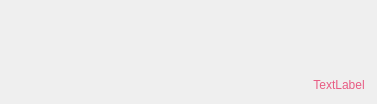
<?xml version="1.0" encoding="UTF-8"?>
<ui version="4.0">
 <class>SeniorConversationItem</class>
 <widget class="QWidget" name="SeniorConversationItem">
  <property name="geometry">
   <rect>
    <x>0</x>
    <y>0</y>
    <width>377</width>
    <height>104</height>
   </rect>
  </property>
  <property name="sizePolicy">
   <sizepolicy hsizetype="Expanding" vsizetype="Preferred">
    <horstretch>0</horstretch>
    <verstretch>0</verstretch>
   </sizepolicy>
  </property>
  <property name="windowTitle">
   <string>Form</string>
  </property>
  <layout class="QHBoxLayout" name="horizontalLayout_5">
   <property name="spacing">
    <number>0</number>
   </property>
   <property name="sizeConstraint">
    <enum>QLayout::SetDefaultConstraint</enum>
   </property>
   <property name="leftMargin">
    <number>0</number>
   </property>
   <property name="topMargin">
    <number>0</number>
   </property>
   <property name="rightMargin">
    <number>0</number>
   </property>
   <property name="bottomMargin">
    <number>0</number>
   </property>
   <item>
    <widget class="QStackedWidget" name="stackedWidget">
     <property name="currentIndex">
      <number>1</number>
     </property>
     <widget class="QWidget" name="page_other">
      <layout class="QHBoxLayout" name="horizontalLayout_4">
       <property name="spacing">
        <number>0</number>
       </property>
       <property name="sizeConstraint">
        <enum>QLayout::SetDefaultConstraint</enum>
       </property>
       <property name="leftMargin">
        <number>0</number>
       </property>
       <property name="topMargin">
        <number>0</number>
       </property>
       <property name="rightMargin">
        <number>0</number>
       </property>
       <property name="bottomMargin">
        <number>0</number>
       </property>
       <item alignment="Qt::AlignHCenter">
        <widget class="QWidget" name="HeadWidget_2" native="true">
         <property name="minimumSize">
          <size>
           <width>90</width>
           <height>104</height>
          </size>
         </property>
         <property name="maximumSize">
          <size>
           <width>90</width>
           <height>104</height>
          </size>
         </property>
         <property name="styleSheet">
          <string notr="true"/>
         </property>
         <layout class="QVBoxLayout" name="verticalLayout_5">
          <property name="spacing">
           <number>0</number>
          </property>
          <property name="leftMargin">
           <number>0</number>
          </property>
          <property name="topMargin">
           <number>0</number>
          </property>
          <property name="rightMargin">
           <number>0</number>
          </property>
          <property name="bottomMargin">
           <number>0</number>
          </property>
          <item alignment="Qt::AlignHCenter">
           <widget class="HeadImg" name="img_other" native="true">
            <property name="minimumSize">
             <size>
              <width>76</width>
              <height>76</height>
             </size>
            </property>
            <property name="maximumSize">
             <size>
              <width>76</width>
              <height>76</height>
             </size>
            </property>
           </widget>
          </item>
          <item>
           <widget class="QLabel" name="name_other">
            <property name="minimumSize">
             <size>
              <width>0</width>
              <height>24</height>
             </size>
            </property>
            <property name="maximumSize">
             <size>
              <width>16777215</width>
              <height>24</height>
             </size>
            </property>
            <property name="styleSheet">
             <string notr="true">font: 16px &quot;Microsoft YaHei UI&quot;;
color: rgb(78, 91, 193);</string>
            </property>
            <property name="text">
             <string>TextLabel</string>
            </property>
            <property name="alignment">
             <set>Qt::AlignHCenter|Qt::AlignTop</set>
            </property>
           </widget>
          </item>
         </layout>
        </widget>
       </item>
       <item>
        <layout class="QVBoxLayout" name="verticalLayout">
         <property name="spacing">
          <number>0</number>
         </property>
         <item>
          <layout class="QHBoxLayout" name="horizontalLayout_6">
           <item>
            <widget class="OtherSectionWidget" name="other_dlg" native="true">
             <property name="sizePolicy">
              <sizepolicy hsizetype="Preferred" vsizetype="Expanding">
               <horstretch>0</horstretch>
               <verstretch>0</verstretch>
              </sizepolicy>
             </property>
             <property name="styleSheet">
              <string notr="true"/>
             </property>
            </widget>
           </item>
           <item>
            <widget class="QPushButton" name="praise_btn">
             <property name="minimumSize">
              <size>
               <width>52</width>
               <height>52</height>
              </size>
             </property>
             <property name="maximumSize">
              <size>
               <width>52</width>
               <height>52</height>
              </size>
             </property>
             <property name="text">
              <string/>
             </property>
            </widget>
           </item>
           <item>
            <spacer name="horizontalSpacer_5">
             <property name="orientation">
              <enum>Qt::Horizontal</enum>
             </property>
             <property name="sizeHint" stdset="0">
              <size>
               <width>40</width>
               <height>20</height>
              </size>
             </property>
            </spacer>
           </item>
          </layout>
         </item>
         <item>
          <layout class="QHBoxLayout" name="horizontalLayout">
           <property name="spacing">
            <number>6</number>
           </property>
           <item>
            <widget class="StarsWidget" name="star_other" native="true">
             <property name="minimumSize">
              <size>
               <width>100</width>
               <height>21</height>
              </size>
             </property>
             <property name="maximumSize">
              <size>
               <width>100</width>
               <height>21</height>
              </size>
             </property>
             <property name="styleSheet">
              <string notr="true"/>
             </property>
            </widget>
           </item>
           <item>
            <spacer name="verticalSpacer_2">
             <property name="orientation">
              <enum>Qt::Vertical</enum>
             </property>
             <property name="sizeType">
              <enum>QSizePolicy::Fixed</enum>
             </property>
             <property name="sizeHint" stdset="0">
              <size>
               <width>20</width>
               <height>21</height>
              </size>
             </property>
            </spacer>
           </item>
           <item>
            <spacer name="horizontalSpacer">
             <property name="orientation">
              <enum>Qt::Horizontal</enum>
             </property>
             <property name="sizeType">
              <enum>QSizePolicy::Expanding</enum>
             </property>
             <property name="sizeHint" stdset="0">
              <size>
               <width>40</width>
               <height>0</height>
              </size>
             </property>
            </spacer>
           </item>
          </layout>
         </item>
        </layout>
       </item>
      </layout>
     </widget>
     <widget class="QWidget" name="page_self">
      <layout class="QHBoxLayout" name="horizontalLayout_3">
       <property name="spacing">
        <number>6</number>
       </property>
       <property name="sizeConstraint">
        <enum>QLayout::SetDefaultConstraint</enum>
       </property>
       <property name="leftMargin">
        <number>0</number>
       </property>
       <property name="topMargin">
        <number>0</number>
       </property>
       <property name="rightMargin">
        <number>0</number>
       </property>
       <property name="bottomMargin">
        <number>0</number>
       </property>
       <item>
        <layout class="QVBoxLayout" name="verticalLayout_3">
         <property name="spacing">
          <number>0</number>
         </property>
         <property name="sizeConstraint">
          <enum>QLayout::SetFixedSize</enum>
         </property>
         <item>
          <layout class="QHBoxLayout" name="horizontalLayout_9">
           <property name="leftMargin">
            <number>0</number>
           </property>
           <item>
            <spacer name="horizontalSpacer_4">
             <property name="orientation">
              <enum>Qt::Horizontal</enum>
             </property>
             <property name="sizeHint" stdset="0">
              <size>
               <width>40</width>
               <height>20</height>
              </size>
             </property>
            </spacer>
           </item>
           <item>
            <widget class="SelfSectionWidget" name="self_dlg" native="true">
             <property name="sizePolicy">
              <sizepolicy hsizetype="Preferred" vsizetype="Expanding">
               <horstretch>0</horstretch>
               <verstretch>0</verstretch>
              </sizepolicy>
             </property>
             <property name="styleSheet">
              <string notr="true"/>
             </property>
            </widget>
           </item>
          </layout>
         </item>
         <item>
          <layout class="QHBoxLayout" name="horizontalLayout_2">
           <item>
            <spacer name="horizontalSpacer_2">
             <property name="orientation">
              <enum>Qt::Horizontal</enum>
             </property>
             <property name="sizeHint" stdset="0">
              <size>
               <width>40</width>
               <height>0</height>
              </size>
             </property>
            </spacer>
           </item>
           <item>
            <spacer name="verticalSpacer">
             <property name="orientation">
              <enum>Qt::Vertical</enum>
             </property>
             <property name="sizeType">
              <enum>QSizePolicy::Fixed</enum>
             </property>
             <property name="sizeHint" stdset="0">
              <size>
               <width>20</width>
               <height>21</height>
              </size>
             </property>
            </spacer>
           </item>
           <item>
            <widget class="StarsWidget" name="star_self" native="true">
             <property name="minimumSize">
              <size>
               <width>100</width>
               <height>21</height>
              </size>
             </property>
             <property name="maximumSize">
              <size>
               <width>100</width>
               <height>21</height>
              </size>
             </property>
             <property name="styleSheet">
              <string notr="true"/>
             </property>
            </widget>
           </item>
          </layout>
         </item>
        </layout>
       </item>
       <item alignment="Qt::AlignHCenter">
        <widget class="QWidget" name="HeadWidget" native="true">
         <property name="minimumSize">
          <size>
           <width>90</width>
           <height>104</height>
          </size>
         </property>
         <property name="maximumSize">
          <size>
           <width>90</width>
           <height>104</height>
          </size>
         </property>
         <property name="styleSheet">
          <string notr="true"/>
         </property>
         <layout class="QVBoxLayout" name="verticalLayout_4">
          <property name="spacing">
           <number>0</number>
          </property>
          <property name="sizeConstraint">
           <enum>QLayout::SetFixedSize</enum>
          </property>
          <property name="leftMargin">
           <number>0</number>
          </property>
          <property name="topMargin">
           <number>0</number>
          </property>
          <property name="rightMargin">
           <number>0</number>
          </property>
          <property name="bottomMargin">
           <number>0</number>
          </property>
          <item alignment="Qt::AlignHCenter">
           <widget class="HeadImg" name="img_self" native="true">
            <property name="minimumSize">
             <size>
              <width>76</width>
              <height>76</height>
             </size>
            </property>
            <property name="maximumSize">
             <size>
              <width>76</width>
              <height>76</height>
             </size>
            </property>
           </widget>
          </item>
          <item>
           <widget class="QLabel" name="name_self">
            <property name="minimumSize">
             <size>
              <width>0</width>
              <height>24</height>
             </size>
            </property>
            <property name="maximumSize">
             <size>
              <width>16777215</width>
              <height>24</height>
             </size>
            </property>
            <property name="styleSheet">
             <string notr="true">font: 16px &quot;Microsoft YaHei UI&quot;;
color: rgb(232, 92, 132);</string>
            </property>
            <property name="text">
             <string>TextLabel</string>
            </property>
            <property name="alignment">
             <set>Qt::AlignHCenter|Qt::AlignTop</set>
            </property>
           </widget>
          </item>
         </layout>
        </widget>
       </item>
      </layout>
     </widget>
    </widget>
   </item>
  </layout>
 </widget>
 <customwidgets>
  <customwidget>
   <class>HeadImg</class>
   <extends>QWidget</extends>
   <header>HeadImg.h</header>
   <container>1</container>
  </customwidget>
  <customwidget>
   <class>StarsWidget</class>
   <extends>QWidget</extends>
   <header>StarsWidget.h</header>
   <container>1</container>
  </customwidget>
  <customwidget>
   <class>SelfSectionWidget</class>
   <extends>QWidget</extends>
   <header>SelfSectionWidget.h</header>
   <container>1</container>
  </customwidget>
  <customwidget>
   <class>OtherSectionWidget</class>
   <extends>QWidget</extends>
   <header>OtherSectionWidget.h</header>
   <container>1</container>
  </customwidget>
 </customwidgets>
 <resources/>
 <connections/>
</ui>
